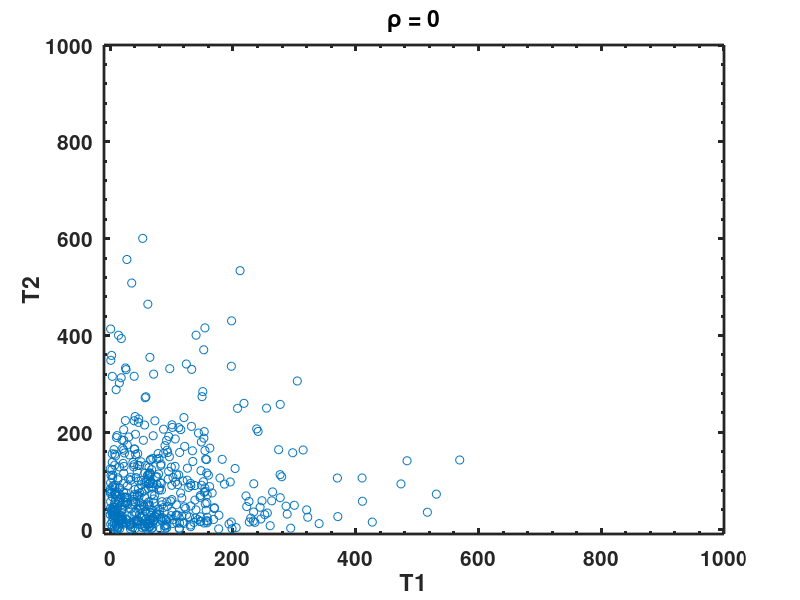

MATLAB code to generate this figure: (Note: this script raises an error after producing the figure.)
clear all
close all

n = 500;
h = 0.01;

Z = mvnrnd([0 0], [1 0; 0 1], n);
U = normcdf(Z,0,1);
T = -log(1 - U)./h;
hf=figure(1)
plot(T(:,1),T(:,2),'o');
title('\rho = 0');
xlabel('T1');
ylabel('T2');
xlim([-10,1000])
ylim([-10,1000])

set(gca,'linewidth',2,'fontsize',15,'fontweight','bold','plotboxaspectratiomode','auto','xminortick','on','yminortick','on','TickLength',[0.04;0.02]);
pbaspect([1 1 1])
set(gca,'box','on')
saveTightFigure(hf,'CorrelatedDefaultTimeGaussianCopulaDemo1.pdf')

Z = mvnrnd([0 0], [1 .5; .5 1], n);
U = normcdf(Z,0,1);
T = -log(1 - U)./h;
hf=figure(2)
plot(T(:,1),T(:,2),'o');
title('\rho = 0.5');
xlabel('T1');
ylabel('T2');
xlim([-10,1000])
ylim([-10,1000])
set(gca,'linewidth',2,'fontsize',15,'fontweight','bold','plotboxaspectratiomode','auto','xminortick','on','yminortick','on','TickLength',[0.04;0.02]);
pbaspect([1 1 1])
set(gca,'box','on')
saveTightFigure(hf,'CorrelatedDefaultTimeGaussianCopulaDemo2.pdf')

Z = mvnrnd([0 0], [1 0.8; 0.8 1], n);
U = normcdf(Z,0,1);
T = -log(1 - U)./h;
hf=figure(3)
plot(T(:,1),T(:,2),'o');
title('\rho = 0.8');
xlabel('T1');
ylabel('T2');
xlim([-10,1000])
ylim([-10,1000])
set(gca,'linewidth',2,'fontsize',15,'fontweight','bold','plotboxaspectratiomode','auto','xminortick','on','yminortick','on','TickLength',[0.04;0.02]);
pbaspect([1 1 1])
set(gca,'box','on')
saveTightFigure(hf,'CorrelatedDefaultTimeGaussianCopulaDemo3.pdf')

Z = mvnrnd([0 0], [1 -.8; -.8 1], n);
U = normcdf(Z,0,1);
T = -log(1 - U)./h;
hf=figure(4)
plot(T(:,1),T(:,2),'o');
title('\rho = -0.8');
xlabel('T1');
ylabel('T2');
xlim([-10,1000])
ylim([-10,1000])
set(gca,'linewidth',2,'fontsize',15,'fontweight','bold','plotboxaspectratiomode','auto','xminortick','on','yminortick','on','TickLength',[0.04;0.02]);
pbaspect([1 1 1])
set(gca,'box','on')
saveTightFigure(hf,'CorrelatedDefaultTimeGaussianCopulaDemo4.pdf')